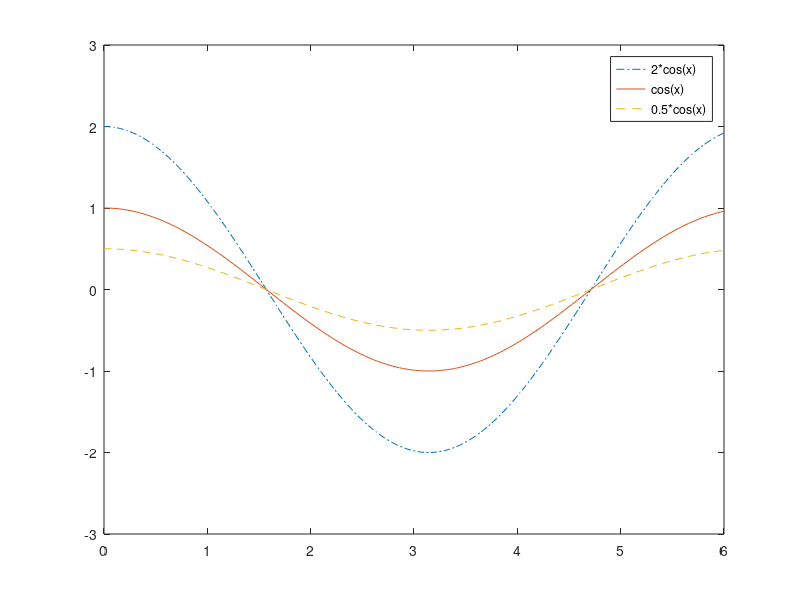

The MATLAB source for this figure:
x = 0:pi/100:pi*2;
y1 = 2*cos(x);
y2 = cos(x);
y3 = 0.5*cos(x);
plot(x,y1,'-.',x,y2,'-',x,y3,'--');
axis([0,6,-3,3]);
legend('2*cos(x)','cos(x)','0.5*cos(x)');